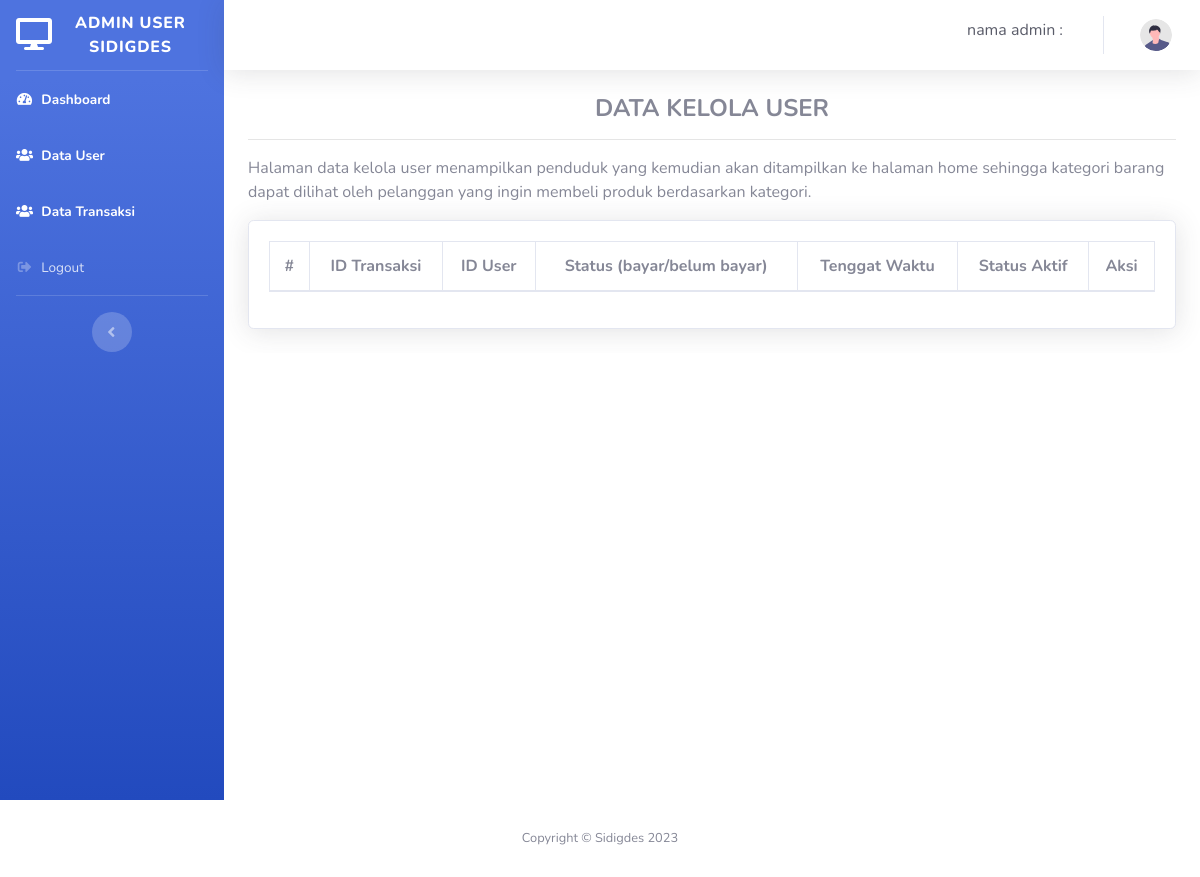
Page /index.php/admin/tampil_user on the earlier database version.
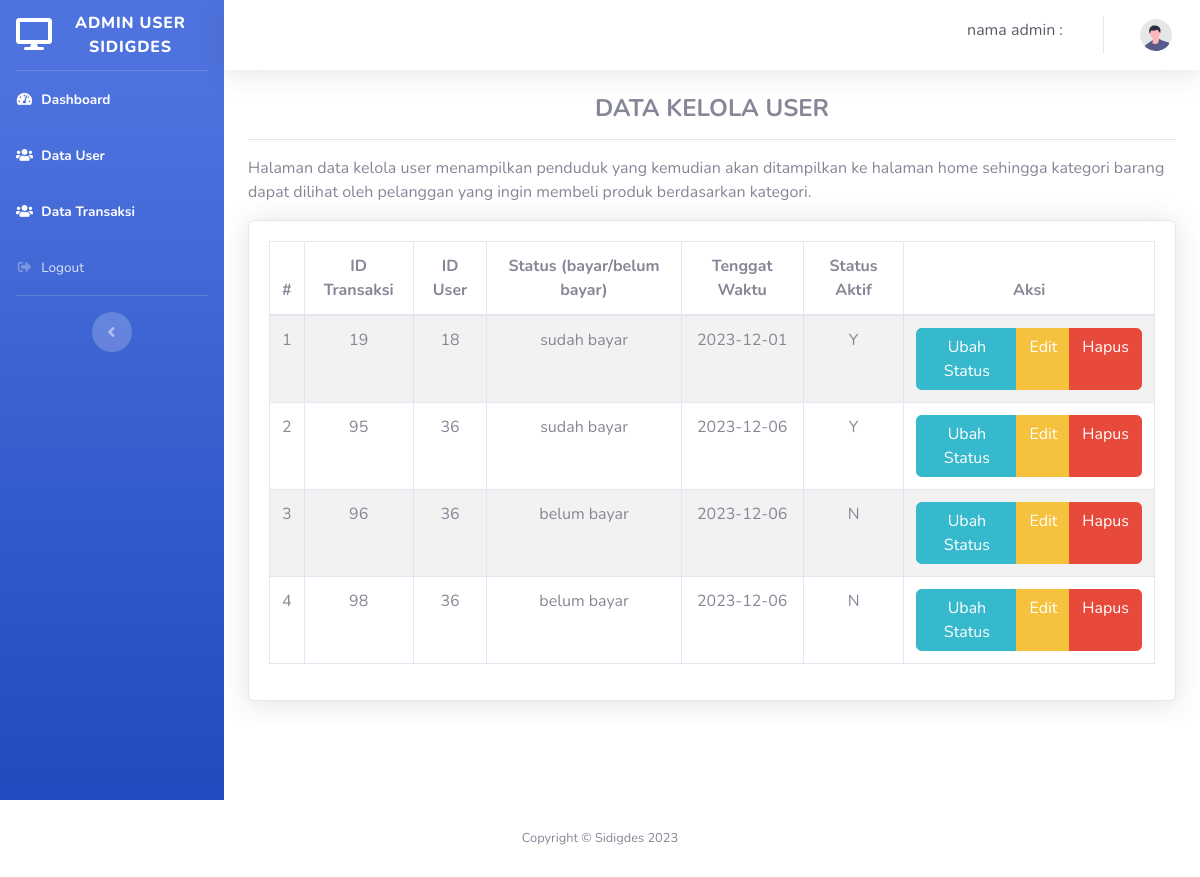
Same page on the later database version.
### tables this page shows
CREATE TABLE `tbl_transaksi` (
  `id_transaksi` int(10) NOT NULL,
  `id_user` int(10) NOT NULL,
  `status_pembayaran` varchar(15) NOT NULL,
  `tenggat_waktu` date NOT NULL,
  `status` enum('Y','N') NOT NULL
);

### application/controllers/Admin.php (called while the page is built, shortened)
<?php
class Admin extends CI_Controller
{
	public function __construct(){
		$this->load->model('model_auth');
		$this->load->library('form_validation');
	}
	public function tampil_user(){
		$data['tampil_admin'] = $this->model_auth->get_all_data('tbl_transaksi')->result();
		$this->load->view('admin/layout/header');
        $this->load->view('admin/user/tampil', $data);
		$this->load->view('admin/layout/footer');
	}
}

### index.php (called while the page is built, shortened)
<?php
require_once BASEPATH.'core/CodeIgniter.php';

### application/models/model_auth.php (called while the page is built, shortened)
<?php
class Model_auth extends CI_Model{
  public function get_all_data($tabel){
		$q=$this->db->get($tabel);
		return $q;
	}
}

### application/views/admin/user/tampil.php (the view, shortened to what this page needs)
<div id="content">
    <nav class="navbar navbar-expand navbar-light bg-white topbar mb-4 static-top shadow">
        <ul class="navbar-nav ml-auto">
        <li class="nav-item dropdown no-arrow mx-1">
        <a class="nav-link dropdown-toggle" href="#" id="alertsDropdown" role="button"
                data-toggle="dropdown" aria-haspopup="true" aria-expanded="false">
                <h6 class="text-dark">nama admin : <?php echo $this->session->userdata('nama')?></h6>
            </a>
        </li>
        <li class="nav-item dropdown no-arrow">
            <a class="nav-link dropdown-toggle" href="#" id="userDropdown" role="button"
                data-toggle="dropdown" aria-haspopup="true" aria-expanded="false">
                <img class="img-profile rounded-circle"
                    src="<?php echo base_url('assets/admin/img/undraw_profile.svg');?>">
            </a>
        </li>
    </ul>
</nav>
    <div class="container-fluid table-responsive">
        <div class="box-header">
            <h4 style="text-align:center"><b>DATA KELOLA USER</b></h4>
            <hr>
        </div>
        <p>Halaman data kelola user menampilkan penduduk yang kemudian akan ditampilkan ke halaman home sehingga kategori barang dapat dilihat oleh pelanggan yang ingin membeli produk berdasarkan kategori.</p>
        <div class="card shadow mb-4">
            <div class="card-body">
                <div class="table-responsive">
                    <table class="table table-striped table-bordered" id="dataTable" width="100%" cellspacing="0">
                        <thead>
                            <tr class="active">
                                <th style="text-align:center">#</th>
                                <th style="text-align:center">ID Transaksi</th>
                                <th style="text-align:center">ID User</th>
                                <th style="text-align:center">Status (bayar/belum bayar)</th>
                                <th style="text-align:center">Tenggat Waktu</th>
                                <th style="text-align:center">Status Aktif</th>
                                <th style="text-align:center">Aksi</th>
                            </tr>
                        </thead>
                        <tbody>
                            <?php $no = 1;
                            foreach ($tampil_admin as $val) { ?>
                                <tr style="text-align:center">
                                    <td><?php echo $no; ?></td>
                                    <td><?php echo $val->id_transaksi; ?></td>
                                    <td><?php echo $val->id_user; ?></td>
                                    <td><?php echo $val->status_pembayaran; ?></td>
                                    <td><?php echo $val->tenggat_waktu; ?></td>
                                    <td><?php echo $val->status; ?></td>
                                    <td style="text-align:center">
                                        <div class="btn-group">
                                            <a href="<?php echo site_url('admin/ubah_status/'. $val->id_transaksi);?>" class="btn btn-info">Ubah Status</a>
                                            <a href="<?php echo site_url('admin/get_by_id/'.$val->id_user);?>" class="btn btn-warning">Edit</a>
                                            <a href="<?php echo site_url('admin/delete/'.$val->id_user);?>" onclick="return confirm('Yakin Akan Menghapus Data ini? - Admin')" class="btn btn-danger">Hapus</a>
                                        </div>
                                    </td>
                                </tr>
                            <?php $no++;
                            } ?>
                        </tbody>
                    </table>
                </div>
            </div>
        </div>
    </div>
</div>
</div>

### application/views/admin/layout/header.php (shortened to what this page needs)
<!DOCTYPE html>
<html lang="en">
<head>
    <link href="<?php echo base_url('assets/admin/vendor/fontawesome-free/css/all.min.css');?>" rel="stylesheet" type="text/css">
    <link href="<?php echo base_url('assets/admin/css/sb-admin-2.min.css');?>" rel="stylesheet">
</head>
<body id="page-top">
    <div id="wrapper">
        <ul class="navbar-nav bg-gradient-primary sidebar sidebar-dark accordion" id="accordionSidebar">
            <a class="sidebar-brand d-flex align-items-center justify-content-center" href="<?php echo site_url('admin/admin');?>">
                <div class="sidebar-brand-icon">
                    <i class="fas fa-desktop"></i>
                </div>
                <div class="sidebar-brand-text mx-3">Admin User Sidigdes</div>
            </a>
            <hr class="sidebar-divider my-0">
            <li class="nav-item <?=($this->uri->segment(1)==='admin')?'active':''?>"">
                <a class="nav-link collapsed" href="<?php echo site_url('admin/admin');?>">
                    <i class="fas fa-fw fa-tachometer-alt"></i>
                    <span>Dashboard</span>
                </a>
            </li>
            <li class="nav-item <?=($this->uri->segment(1)==='admin')?'active':''?>"">
                <a class="nav-link collapsed" href="<?php echo site_url('admin/tampil_user');?>">
                    <i class="fas fa-fw fa-users"></i>
                    <span>Data User</span>
                </a>
            </li>
            <li class="nav-item <?=($this->uri->segment(1)==='admin')?'active':''?>"">
                <a class="nav-link collapsed" href="<?php echo site_url('admin/tampil_transaksi');?>">
                    <i class="fas fa-fw fa-users"></i>
                    <span>Data Transaksi</span>
                </a>
            </li>
            <li class="nav-item">
                <a class="nav-link collapsed" href="<?php echo site_url('admin/logout');?>">
                    <i class="fas fa-fw fa-sign-out-alt"></i>
                    <span>Logout</span>
                </a>
            </li>
            <hr class="sidebar-divider d-none d-md-block">
            <div class="text-center d-none d-md-inline">
                <button class="rounded-circle border-0" id="sidebarToggle"></button>
            </div>
        </ul>

### application/views/admin/layout/footer.php (shortened to what this page needs)
<footer class="sticky-footer bg-white">
    <div class="container my-auto">
        <div class="copyright text-center my-auto">
            <span>Copyright &copy; Sidigdes 2023</span>
        </div>
    </div>
</footer>
</body>
</html>

Differences in the rows shown:
added tbl_transaksi: id_transaksi "19", id_user "18", status_pembayaran "sudah bayar", tenggat_waktu "2023-12-01", status "Y"
added tbl_transaksi: id_transaksi "95", id_user "36", status_pembayaran "sudah bayar", tenggat_waktu "2023-12-06", status "Y"
added tbl_transaksi: id_transaksi "96", id_user "36", status_pembayaran "belum bayar", tenggat_waktu "2023-12-06", status "N"
added tbl_transaksi: id_transaksi "98", id_user "36", status_pembayaran "belum bayar", tenggat_waktu "2023-12-06", status "N"
